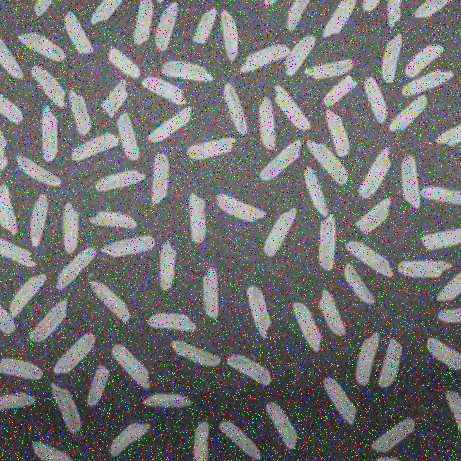
#> input picture salt_pepper.png, 461 x 461 px; the run also reads 1 picture not shown here
$ jupyter execute count_original_image.ipynb
#> lines starting #> are read from the running program, lines starting #| are printed output that depends on the picture; after the words box and inside, x2 and y2 are one past the last pixel; in counts of white or black regions, pixels touching at a corner belong together
[cell 1]
import cv2
import imutils
import numpy as np
import matplotlib.pyplot as plt

[cell 2]
image = cv2.imread("salt_pepper.png")
#> image is the input picture: shape (461, 461, 3); mean B, G, R 111.8, 111.8, 111.8

[cell 3]
# convert to greyscale 1-channel
image = cv2.cvtColor(image, cv2.COLOR_BGR2GRAY)
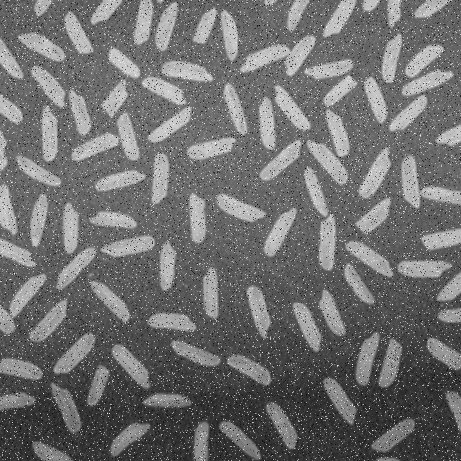
#> image: shape (461, 461); min 0, max 255, mean 111.8

[cell 4]
cv2.imshow("original image", image)
cv2.waitKey(0)

[cell 5]
# remove salt and pepper noise
image_blur = cv2.medianBlur(image,5)
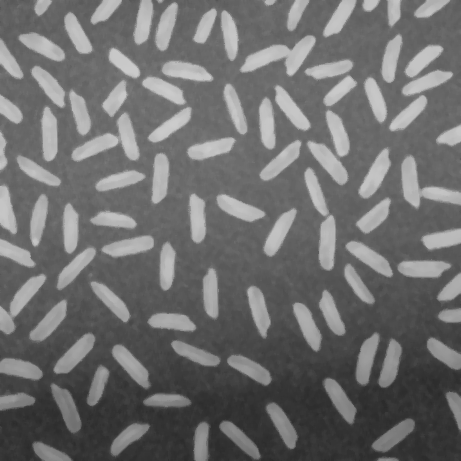
#> image_blur: shape (461, 461); min 42, max 204, mean 110.4

[cell 6]
cv2.imshow("original image", image)
cv2.imshow("remove noise", image_blur)
cv2.waitKey(0)

[cell 7]
# extract background
kernel = np.ones((29,29),np.uint8)
background = cv2.morphologyEx(image_blur,cv2.MORPH_OPEN,kernel)
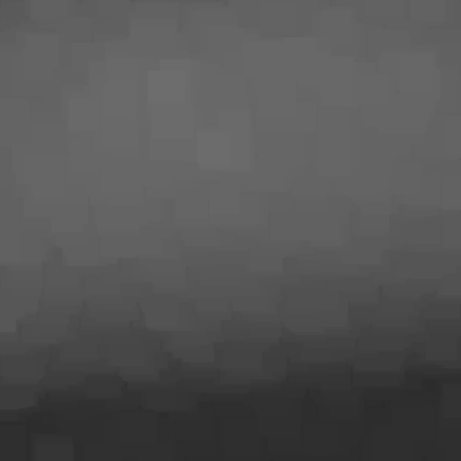
#> background: shape (461, 461); min 42, max 109, mean 84.7

[cell 8]
cv2.imshow("background", background)
cv2.waitKey(0)

[cell 9]
# correct non-uniform illumination
image2 = image_blur - background
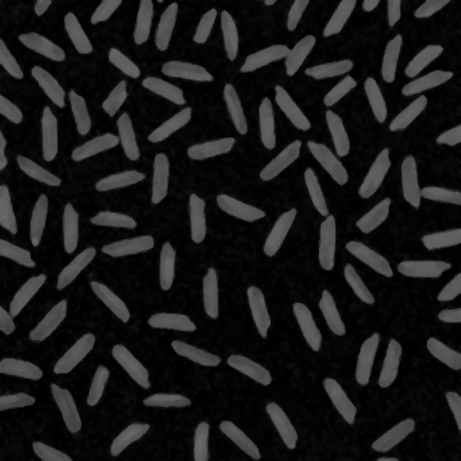
#> image2: shape (461, 461); min 0, max 103, mean 25.7

[cell 10]
cv2.imshow("original image", image)
cv2.imshow("corrected background", image2)
cv2.waitKey(0)

[cell 11]
_ ,image_thresh = cv2.threshold(image2,60,255,cv2.THRESH_BINARY)
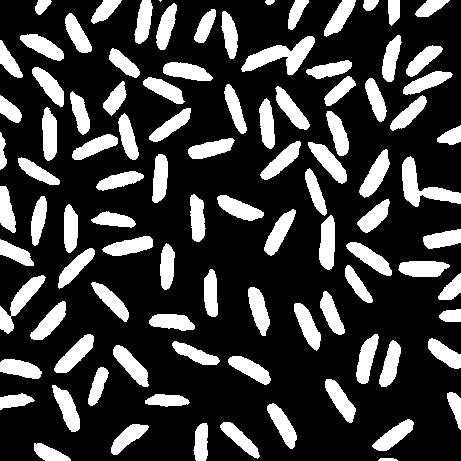
#> image_thresh: shape (461, 461); 24.2% white; 98 white regions (1 under 20 px), largest, box (x1, y1, x2, y2) and area: (241, 36, 315, 75) 1207, (402, 156, 461, 207) 1111, (0, 275, 46, 334) 841

[cell 12]
cv2.imshow("corrected background", image2)
cv2.imshow("binary image", image_thresh)
cv2.waitKey(0)

[cell 13]
# remove noises
kernel = np.ones((5,5),np.uint8)
image3 = cv2.morphologyEx(image_thresh,cv2.MORPH_OPEN,kernel)
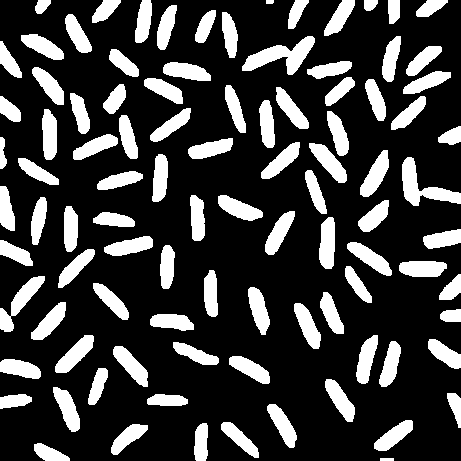
#> image3: shape (461, 461); 23.8% white; 97 white regions

[cell 14]
cv2.imshow("binary image", image_thresh)
cv2.imshow("remove noise", image3)
cv2.waitKey(0)

[cell 15]
cnts = cv2.findContours(image3.copy(), cv2.RETR_EXTERNAL,cv2.CHAIN_APPROX_SIMPLE)
#> cnts = 97 contours; largest, box (x1, y1, x2, y2) and area: (242, 36, 315, 75) 1108, (402, 157, 461, 206) 1009, (0, 276, 45, 332) 746, (319, 217, 335, 269) 637, (55, 335, 94, 373) 634
cnts = imutils.grab_contours(cnts)
def display(img,count,cmap="gray"):
    f_image = cv2.imread("original.png")
    f, axs = plt.subplots(1,2,figsize=(12,5))
    axs[0].imshow(f_image,cmap="gray")
    axs[1].imshow(img,cmap="gray")
    axs[1].set_title("Total Grain Count = {}".format(count))

for (i, c) in enumerate(cnts):
    cv2.drawContours(image, [c], -1, (0, 255, 0), 2)
#> this loop made 97 passes
#> c on pass 1: [[380, 458], [380, 460], [393, 460], [393, 458]]
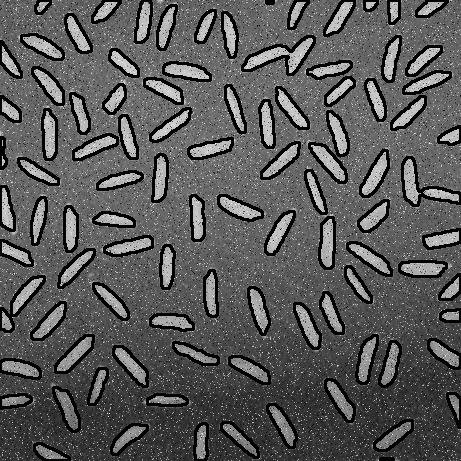
#> image: shape (461, 461); 15.13% of pixels changed, all inside (x1, y1, x2, y2) = (0, 0, 461, 461)

display(image,len(cnts))
